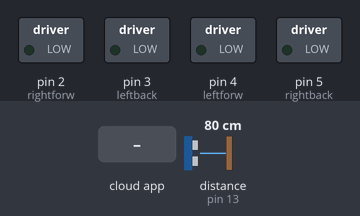
Bench run of a sketch on a simulated Arduino Uno, built with avr-gcc and run on an emulated ATmega328P. On the bench: switched loads named in the sketch (green lamp = pin HIGH). Wiring (inferred from the names in the program): ultrasonic range finder: trigger pin 12; echo pin 13. The test bench sets the inputs (shaded band); at power-on: distance to the obstacle (sensor on pin 13) 80 cm. The echo pulse lasts 58.3 µs per cm; the ROS host is connected and sends only what is stated; pins used as bus, display or sensor lines are not drawn.

Above: at 1.2 s.
1.3 s: the phone or cloud app sets linear.x to -100
At 2.3 s:
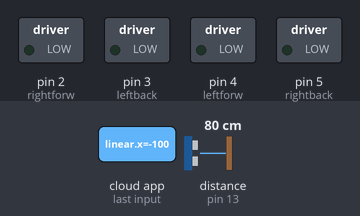
2.9 s: the phone or cloud app sets linear.x to 100
At 3.5 s:
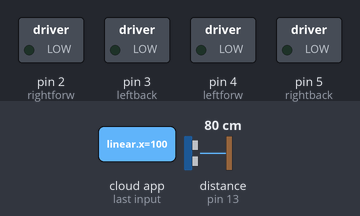
4.5 s: the phone or cloud app sets angular.z to -100
At 5.8 s:
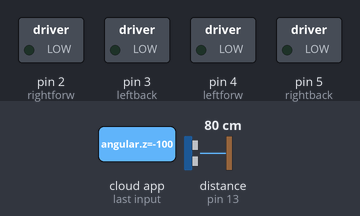
6.1 s: the phone or cloud app sets angular.z to 100
At 7.1 s:
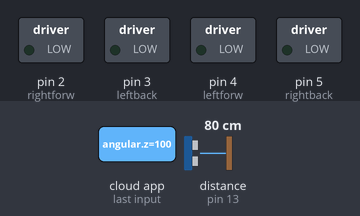
Timing chart, 0 to 8.7 s (numbered marks = the images above; inputs shaded):
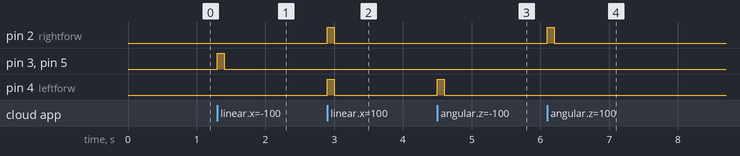

Measured:
- after the input at 1.3 s, pin 3 (leftback), pin 5 (rightback): LOW → HIGH at once, → LOW 0.10 s later
- after the input at 2.9 s, pin 2 (rightforw), pin 4 (leftforw): LOW → HIGH at once, → LOW 0.10 s later
- after the input at 4.5 s, pin 4 (leftforw): LOW → HIGH at once, → LOW 0.10 s later
- after the input at 6.1 s, pin 2 (rightforw): LOW → HIGH at once, → LOW 0.10 s later

The sketch:

Arduino-ROS-UltraAndTwistTeleop.ino
```cpp
//Controlling arduino motors using ROS Twist keyboard and viewing Ultrasonic Range Data in a plot.
//rosrun rosserial_python serial_node.py /dev/ttyUSB0
//rqt_plot /ultrasound
//rosrun teleop_twist_keyboard teleop_twist_keyboard.py

#if defined(ARDUINO) && ARDUINO >= 100
#include "Arduino.h"
#else
#include <WProgram.h>
#endif
#include <stdlib.h>
#include <ros.h>
#include <geometry_msgs/Twist.h>
#include <std_msgs/String.h>
#include <ros/time.h>
#include <sensor_msgs/Range.h>
#define USE_USBCON

ros::NodeHandle  nh;

sensor_msgs::Range range_msg;
geometry_msgs::Twist msg;

float move1;
float move2;

ros::Publisher pub_range( "/ultrasound", &range_msg);

int pingPin = 12;
int inPin = 13;
int ledPin = 11;
long range_time;
char frameid[] = "/ultrasound";

void callback(const geometry_msgs::Twist& cmd_vel)
{
  move1 = cmd_vel.linear.x;
  move2 = cmd_vel.angular.z;
  if (move1 > 0 && move2 == 0)
  {
    front();
  }
  else if (move1 > 0 && move2 > 0 )
  {
    left();
  }
  else if (move1 > 0 && move2 < 0 )
  {
    right();
  }
  else if (move1 < 0)
  {
    back();
  }
  else
  {
    die();
  }
}

ros::Subscriber <geometry_msgs::Twist> sub("/cmd_vel", callback);

const int rightforw = 2;
const int leftback = 3;
const int leftforw = 4;
const int rightback = 5;

void setup() {
  nh.initNode();
  nh.advertise(pub_range);
  nh.subscribe(sub);
  range_msg.radiation_type = sensor_msgs::Range::ULTRASOUND;
  range_msg.header.frame_id =  frameid;
  range_msg.field_of_view = 0.1;  // fake
  range_msg.min_range = 0.0;
  range_msg.max_range = 4.47;
  pinMode(leftforw, OUTPUT);
  pinMode(leftback, OUTPUT);
  pinMode(rightforw, OUTPUT);
  pinMode(rightback, OUTPUT);
}

void loop()
{
  if ( millis() >= range_time ){
      int r =0;
      range_msg.range = getRange() / 100;
      range_msg.header.stamp = nh.now();
      pub_range.publish(&range_msg);
      range_time =  millis() + 50;
    }
  nh.spinOnce();
  delay(1);
}


long microsecondsToCentimeters(long microseconds)
{
// The speed of sound is 340 m/s or 29 microseconds per centimeter.
// The ping travels out and back, so to find the distance of the
// object we take half of the distance travelled.
return microseconds / 29.1 / 2;
}

float getRange()
{

    // establish variables for duration of the ping,
  // and the distance result in inches and centimeters:
  long duration, cm;

  // The PING))) is triggered by a HIGH pulse of 2 or more microseconds.
  // Give a short LOW pulse beforehand to ensure a clean HIGH pulse:
  pinMode(pingPin, OUTPUT);
  digitalWrite(pingPin, LOW);
  delayMicroseconds(3);
  digitalWrite(pingPin, HIGH);
  delayMicroseconds(10);
  digitalWrite(pingPin, LOW);

  // The same pin is used to read the signal from the PING))): a HIGH
  // pulse whose duration is the time (in microseconds) from the sending
  // of the ping to the reception of its echo off of an object.
  pinMode(inPin, INPUT);
  duration = pulseIn(inPin, HIGH);

  // convert the time into a distance
  return microsecondsToCentimeters(duration);
}
void front()
{
    digitalWrite(leftforw, HIGH);
    digitalWrite(rightforw, HIGH);
    digitalWrite(leftback, LOW);
    digitalWrite(rightback, LOW);
    delay(100);
    die();

}
void back()
{
    digitalWrite(leftforw, LOW);
    digitalWrite(rightforw, LOW);
    digitalWrite(leftback, HIGH);
    digitalWrite(rightback, HIGH);
    delay(100);
    die();
}
void left()
{
    digitalWrite(leftforw, LOW);
    digitalWrite(rightforw, HIGH);
    digitalWrite(leftback, LOW);
    digitalWrite(rightback, LOW);
    delay(100);
    die();

}
void right()
{
    digitalWrite(leftforw, HIGH);
    digitalWrite(rightforw, LOW);
    digitalWrite(leftback, LOW);
    digitalWrite(rightback, LOW);
    delay(100);
    die();
}
void die()
{
    digitalWrite(leftforw, LOW);
    digitalWrite(rightforw, LOW);
    digitalWrite(leftback, LOW);
    digitalWrite(rightback, LOW);
}
```
